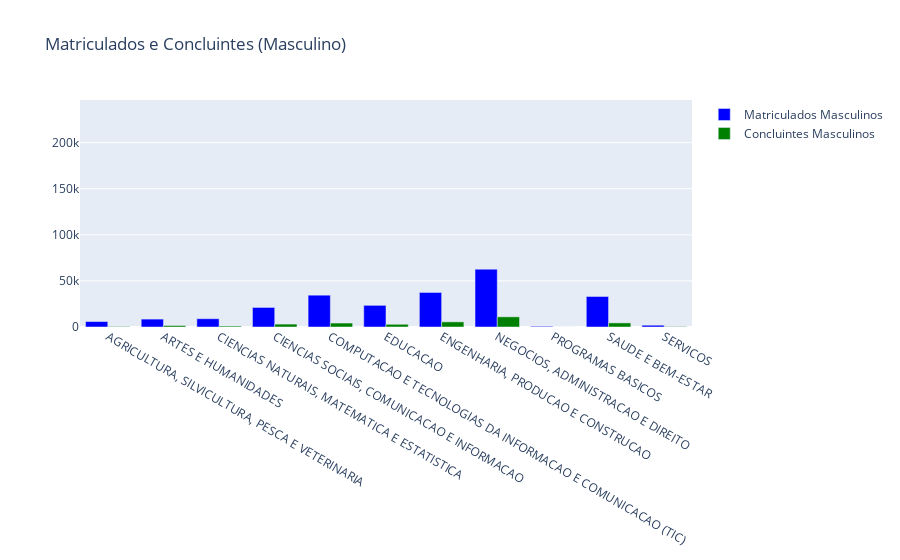

Notebook code for this chart:
### Code cell
colunas_masc = ["QT_MAT_MASC", "QT_CONC_MASC"]
dados_masc = dados_censo_padronizado.groupby("NO_CINE_AREA_GERAL")[colunas_masc].sum()

fig_masc = go.Figure()
fig_masc.add_trace(go.Bar(
    x=dados_masc.index,
    y=dados_masc["QT_MAT_MASC"],
    name="Matriculados Masculinos",
    marker_color="blue"
))
fig_masc.add_trace(go.Bar(
    x=dados_masc.index,
    y=dados_masc["QT_CONC_MASC"],
    name="Concluintes Masculinos",
    marker_color="green"
))

fig_masc.update_layout(
    title="Matriculados e Concluintes (Masculino)",
    barmode="group",
    yaxis_range=[0, maior_valor_y * 1.1]
)

fig_masc.show()

### Figure 1 — Plotly figure (JSON) as saved in the notebook; plotly's stock layout.template omitted (floating-point values rounded to 4 significant figures)
{"data": [{"marker": {"color": "blue"}, "name": "Matriculados Masculinos", "type": "bar", "x": ["AGRICULTURA, SILVICULTURA, PESCA E VETERINARIA", "ARTES E HUMANIDADES", "CIENCIAS NATURAIS, MATEMATICA E ESTATISTICA", "CIENCIAS SOCIAIS, COMUNICACAO E INFORMACAO", "COMPUTACAO E TECNOLOGIAS DA INFORMACAO E COMUNICACAO (TIC)", "EDUCACAO", "ENGENHARIA, PRODUCAO E CONSTRUCAO", "NEGOCIOS, ADMINISTRACAO E DIREITO", "PROGRAMAS BASICOS", "SAUDE E BEM-ESTAR", "SERVICOS"], "y": [5930.0, 8574.0, 8979.0, 21230.0, 34520.0, 23500.0, 37480.0, 62740.0, 738.0, 33120.0, 1946.0]}, {"marker": {"color": "green"}, "name": "Concluintes Masculinos", "type": "bar", "x": ["AGRICULTURA, SILVICULTURA, PESCA E VETERINARIA", "ARTES E HUMANIDADES", "CIENCIAS NATURAIS, MATEMATICA E ESTATISTICA", "CIENCIAS SOCIAIS, COMUNICACAO E INFORMACAO", "COMPUTACAO E TECNOLOGIAS DA INFORMACAO E COMUNICACAO (TIC)", "EDUCACAO", "ENGENHARIA, PRODUCAO E CONSTRUCAO", "NEGOCIOS, ADMINISTRACAO E DIREITO", "PROGRAMAS BASICOS", "SAUDE E BEM-ESTAR", "SERVICOS"], "y": [526.0, 1584.0, 1004.0, 3152.0, 4293.0, 2941.0, 5575.0, 11020.0, 0.0, 4444.0, 440.0]}], "layout": {"barmode": "group", "title": {"text": "Matriculados e Concluintes (Masculino)"}, "yaxis": {"range": [0, 246300.0]}}}
